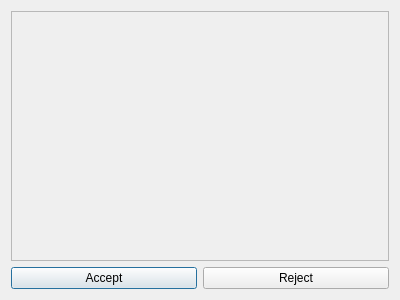
<?xml version="1.0" encoding="UTF-8"?>
<ui version="4.0">
 <class>UserInputDialog</class>
 <widget class="QDialog" name="UserInputDialog">
  <property name="geometry">
   <rect>
    <x>0</x>
    <y>0</y>
    <width>400</width>
    <height>300</height>
   </rect>
  </property>
  <property name="windowTitle">
   <string>Dialog</string>
  </property>
  <layout class="QVBoxLayout" name="verticalLayout">
   <item>
    <widget class="QScrollArea" name="scrollArea">
     <property name="sizePolicy">
      <sizepolicy hsizetype="Expanding" vsizetype="Expanding">
       <horstretch>0</horstretch>
       <verstretch>0</verstretch>
      </sizepolicy>
     </property>
     <property name="widgetResizable">
      <bool>true</bool>
     </property>
     <widget class="QWidget" name="scrollAreaWidgetContents">
      <property name="geometry">
       <rect>
        <x>0</x>
        <y>0</y>
        <width>380</width>
        <height>251</height>
       </rect>
      </property>
      <layout class="QVBoxLayout" name="verticalLayout_2">
       <item>
        <layout class="QVBoxLayout" name="fieldLayout">
         <item>
          <spacer name="verticalSpacer">
           <property name="orientation">
            <enum>Qt::Vertical</enum>
           </property>
           <property name="sizeHint" stdset="0">
            <size>
             <width>20</width>
             <height>40</height>
            </size>
           </property>
          </spacer>
         </item>
        </layout>
       </item>
      </layout>
     </widget>
    </widget>
   </item>
   <item>
    <layout class="QHBoxLayout" name="buttonLayout" stretch="0,0">
     <property name="spacing">
      <number>6</number>
     </property>
     <property name="sizeConstraint">
      <enum>QLayout::SetMinimumSize</enum>
     </property>
     <item>
      <widget class="QPushButton" name="acceptButton">
       <property name="text">
        <string>Accept</string>
       </property>
      </widget>
     </item>
     <item>
      <widget class="QPushButton" name="rejectButton">
       <property name="text">
        <string>Reject</string>
       </property>
      </widget>
     </item>
    </layout>
   </item>
  </layout>
 </widget>
 <resources/>
 <connections/>
</ui>
